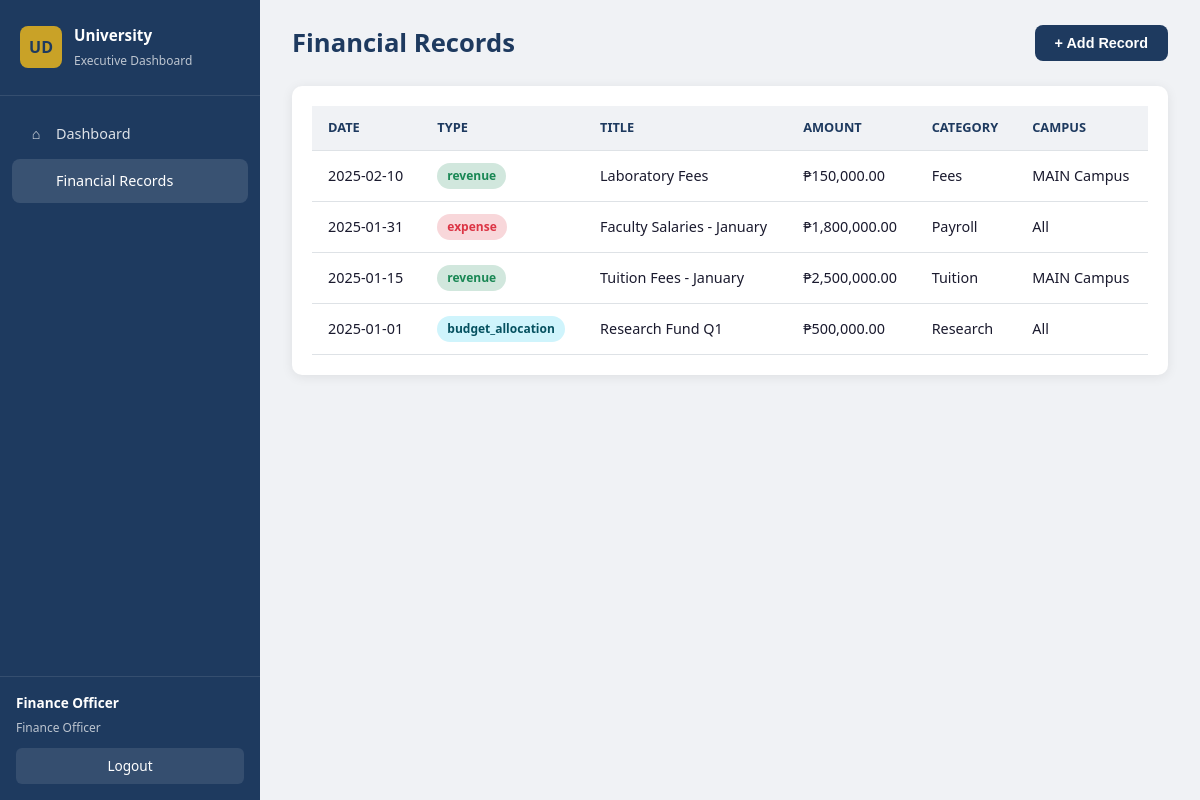
The app's page /modules/finance/records.php (signed in) with its own data.
### tables this page shows
CREATE TABLE finance_records (
    id INT AUTO_INCREMENT PRIMARY KEY,
    record_type ENUM('revenue','expense','budget_allocation') NOT NULL,
    title VARCHAR(200) NOT NULL,
    amount DECIMAL(15,2) NOT NULL,
    record_date DATE NOT NULL,
    campus_id INT NULL,
    category VARCHAR(100),
    description TEXT,
    academic_year_id INT NULL,
    recorded_by INT,
    created_at TIMESTAMP DEFAULT CURRENT_TIMESTAMP,
    updated_at TIMESTAMP DEFAULT CURRENT_TIMESTAMP ON UPDATE CURRENT_TIMESTAMP,
    FOREIGN KEY (campus_id) REFERENCES campuses(id) ON DELETE SET NULL,
    FOREIGN KEY (academic_year_id) REFERENCES academic_years(id) ON DELETE SET NULL,
    FOREIGN KEY (recorded_by) REFERENCES users(id) ON DELETE SET NULL
);

CREATE TABLE campuses (
    id INT AUTO_INCREMENT PRIMARY KEY,
    code VARCHAR(20) NOT NULL UNIQUE,
    name VARCHAR(100) NOT NULL,
    status ENUM('active','inactive') DEFAULT 'active',
    created_at TIMESTAMP DEFAULT CURRENT_TIMESTAMP
);

### includes/nav.php (called while the page is built, shortened)
<?php
function financeNav(): array {
    return [
        ['href' => '/modules/finance/index.php', 'label' => 'Dashboard', 'icon' => '⌂'],
        ['href' => '/modules/finance/records.php', 'label' => 'Financial Records', 'icon' => ''],
    ];
}

### includes/functions.php (called while the page is built, shortened)
<?php
function e(?string $s): string {
    return htmlspecialchars($s ?? '', ENT_QUOTES, 'UTF-8');
}
function getAcademicYears(): array {
    $rows = [];
    $r = getDB()->query("SELECT * FROM academic_years ORDER BY year_label DESC");
    while ($row = $r->fetch_assoc()) $rows[] = $row;
    return $rows;
}
function roleLabel(string $role): string {
    $labels = [
        'admin' => 'Administrator',
        'president' => 'President',
        'registrar' => 'Registrar',
        'finance' => 'Finance Officer',
        'research' => 'Research Department',
        'hr' => 'HR Department',
        'department_head' => 'Department Head',
        'campus_admin' => 'Campus Administrator',
        'guidance' => 'Guidance Office',
        'mis' => 'MIS Administrator',
    ];
    return $labels[$role] ?? $role;
}

### includes/auth.php (called while the page is built, shortened)
<?php
function isLoggedIn(): bool {
    return !empty($_SESSION['user_id']);
}
function currentUser(): ?array {
    return [
        'id' => $_SESSION['user_id'],
        'username' => $_SESSION['username'],
        'full_name' => $_SESSION['full_name'],
        'role' => $_SESSION['role'],
        'campus_id' => $_SESSION['campus_id'] ?? null,
        'institute_id' => $_SESSION['institute_id'] ?? null,
        'department_id' => $_SESSION['department_id'] ?? null,
    ];
}

### config/database.php (called while the page is built, shortened)
<?php
function getDB(): mysqli {
    static $conn = null;
    if ($conn === null) {
        $conn = new mysqli(DB_HOST, DB_USER, DB_PASS, DB_NAME);
        $conn->set_charset('utf8mb4');
    }
    return $conn;
}

### modules/finance/records.php (the view, shortened to what this page needs)
<?php
require_once __DIR__ . '/../../includes/nav.php';
$rows = getDB()->query("SELECT f.*, c.name as campus FROM finance_records f LEFT JOIN campuses c ON f.campus_id=c.id ORDER BY f.record_date DESC");
$years = getAcademicYears();
$pageTitle = 'Financial Records';
$sidebarNav = financeNav();
$pageActions = '<button class="btn btn-primary" onclick="openModal(\'finModal\')">+ Add Record</button>';
require __DIR__ . '/../../includes/layout.php';
?>
<div class="card"><div class="card-body table-wrap">
<table><thead><tr><th>Date</th><th>Type</th><th>Title</th><th>Amount</th><th>Category</th><th>Campus</th></tr></thead><tbody>
<?php while ($r = $rows->fetch_assoc()): ?>
<tr><td><?= e($r['record_date']) ?></td><td><span class="badge badge-<?= $r['record_type']==='revenue'?'success':($r['record_type']==='expense'?'danger':'info') ?>"><?= e($r['record_type']) ?></span></td>
<td><?= e($r['title']) ?></td><td>₱<?= number_format($r['amount'],2) ?></td><td><?= e($r['category']) ?></td><td><?= e($r['campus']??'All') ?></td></tr>
<?php endwhile; ?></tbody></table></div></div>
<?php require __DIR__ . '/../../includes/layout_end.php'; ?>

### includes/header.php (shortened to what this page needs)
<?php
$user = currentUser();
$pageTitle = $pageTitle ?? 'Dashboard';
?>
<!DOCTYPE html>
<html lang="en">
<head>
    <link rel="stylesheet" href="<?= APP_URL ?>/assets/css/style.css">
</head>
<body>

### includes/layout.php
<?php
require_once __DIR__ . '/header.php';
?>
<div class="app-layout">
<?php require_once __DIR__ . '/sidebar.php'; ?>
<main class="main-content">
    <header class="page-header">
        <h1><?= e($pageTitle ?? 'Dashboard') ?></h1>
        <?php if (!empty($pageActions)): ?>
        <div class="page-actions"><?= $pageActions ?></div>
        <?php endif; ?>
    </header>
    <div class="page-body">

### includes/sidebar.php
<?php
$role = $user['role'] ?? '';
$nav = $sidebarNav ?? [];
function navActive(string $path): string {
    $current = $_SERVER['REQUEST_URI'] ?? '';
    return str_contains($current, $path) ? 'active' : '';
}
?>
<aside class="sidebar">
    <div class="sidebar-brand">
        <span class="brand-icon">UD</span>
        <div>
            <strong>University</strong>
            <small>Executive Dashboard</small>
        </div>
    </div>
    <nav class="sidebar-nav">
        <?php foreach ($nav as $item): ?>
        <a href="<?= APP_URL . e($item['href']) ?>" class="<?= navActive($item['href']) ?>">
            <span class="nav-icon"><?= $item['icon'] ?? '•' ?></span>
            <?= e($item['label']) ?>
        </a>
        <?php endforeach; ?>
    </nav>
    <div class="sidebar-user">
        <div class="user-info">
            <strong><?= e($user['full_name']) ?></strong>
            <small><?= e(roleLabel($role)) ?></small>
        </div>
        <a href="<?= APP_URL ?>/logout.php" class="btn-logout">Logout</a>
    </div>
</aside>

### includes/layout_end.php
    </div>
</main>
</div>
<?php require_once __DIR__ . '/footer.php'; ?>

### includes/footer.php (shortened to what this page needs)
</body>
</html>

### assets/css/style.css (style rules this page uses)
:root { --primary: #1e3a5f; --primary-light: #2d5a8a; --accent: #c9a227; --success: #198754; --danger: #dc3545; --warning: #ffc107; --bg: #f0f2f5; --card: #ffffff; --text: #1a1a2e; --muted: #6c757d; --border: #dee2e6; --sidebar-w: 260px; --radius: 10px; --shadow: 0 2px 12px rgba(0,0,0,.08); }
* { box-sizing: border-box; margin: 0; padding: 0; }
body { font-family: 'Segoe UI', system-ui, sans-serif; background: var(--bg); color: var(--text); line-height: 1.5; min-height: 100vh; }
.btn { display: inline-flex; align-items: center; gap: 6px; padding: 10px 20px; border: none; border-radius: 8px; font-size: .9rem; font-weight: 600; cursor: pointer; text-decoration: none; transition: all .2s; }
.btn-primary { background: var(--primary); color: #fff; }
.app-layout { display: flex; min-height: 100vh; }
.sidebar { width: var(--sidebar-w); background: var(--primary); color: #fff; display: flex; flex-direction: column; position: fixed; height: 100vh; z-index: 100; }
.main-content { flex: 1; margin-left: var(--sidebar-w); padding: 24px 32px; }
.sidebar-brand { padding: 24px 20px; display: flex; gap: 12px; align-items: center; border-bottom: 1px solid rgba(255,255,255,.1); }
.brand-icon { width: 42px; height: 42px; background: var(--accent); color: var(--primary); border-radius: 8px; display: flex; align-items: center; justify-content: center; font-weight: 700; }
.sidebar-brand strong { display: block; font-size: .95rem; }
.sidebar-brand small { opacity: .7; font-size: .75rem; }
.sidebar-nav { flex: 1; padding: 16px 12px; overflow-y: auto; }
.sidebar-nav a { display: flex; align-items: center; gap: 10px; padding: 11px 14px; color: rgba(255,255,255,.85); text-decoration: none; border-radius: 8px; margin-bottom: 4px; font-size: .9rem; transition: background .2s; }
.sidebar-nav a:hover, .sidebar-nav a.active { background: rgba(255,255,255,.12); color: #fff; }
.nav-icon { width: 20px; text-align: center; }
.sidebar-user { padding: 16px; border-top: 1px solid rgba(255,255,255,.1); }
.user-info strong { display: block; font-size: .85rem; }
.user-info small { opacity: .7; font-size: .75rem; }
.btn-logout { display: block; margin-top: 10px; padding: 8px; text-align: center; background: rgba(255,255,255,.1); color: #fff; text-decoration: none; border-radius: 6px; font-size: .85rem; }
.page-header { display: flex; justify-content: space-between; align-items: center; margin-bottom: 24px; flex-wrap: wrap; gap: 12px; }
.page-header h1 { font-size: 1.6rem; color: var(--primary); }
.page-actions { display: flex; gap: 10px; flex-wrap: wrap; }
.card { background: var(--card); border-radius: var(--radius); box-shadow: var(--shadow); margin-bottom: 24px; overflow: hidden; }
.card-body { padding: 20px; }
.table-wrap { overflow-x: auto; }
table { width: 100%; border-collapse: collapse; font-size: .9rem; }
th, td { padding: 12px 16px; text-align: left; border-bottom: 1px solid var(--border); }
th { background: var(--bg); font-weight: 600; color: var(--primary); font-size: .8rem; text-transform: uppercase; }
.badge { display: inline-block; padding: 4px 10px; border-radius: 20px; font-size: .75rem; font-weight: 600; }
.badge-success { background: #d1e7dd; color: var(--success); }
.badge-danger { background: #f8d7da; color: var(--danger); }
.badge-info { background: #cff4fc; color: #055160; }

### records on screen
finance_records: record_date "2025-02-10", record_type "revenue", title "Laboratory Fees", amount "150,000.00", category "Fees", campus.name "MAIN Campus"
finance_records: record_date "2025-01-31", record_type "expense", title "Faculty Salaries - January", amount "1,800,000.00", category "Payroll", campus "All"
finance_records: record_date "2025-01-15", record_type "revenue", title "Tuition Fees - January", amount "2,500,000.00", category "Tuition", campus.name "MAIN Campus"
finance_records: record_date "2025-01-01", record_type "budget_allocation", title "Research Fund Q1", amount "500,000.00", category "Research", campus "All"

### other values on screen
$item['icon'] "⌂"
$item['label'] "Dashboard"
$item['label'] "Financial Records"
$user['full_name'] "Finance Officer"
roleLabel($role) "Finance Officer"
$pageTitle "Financial Records"
